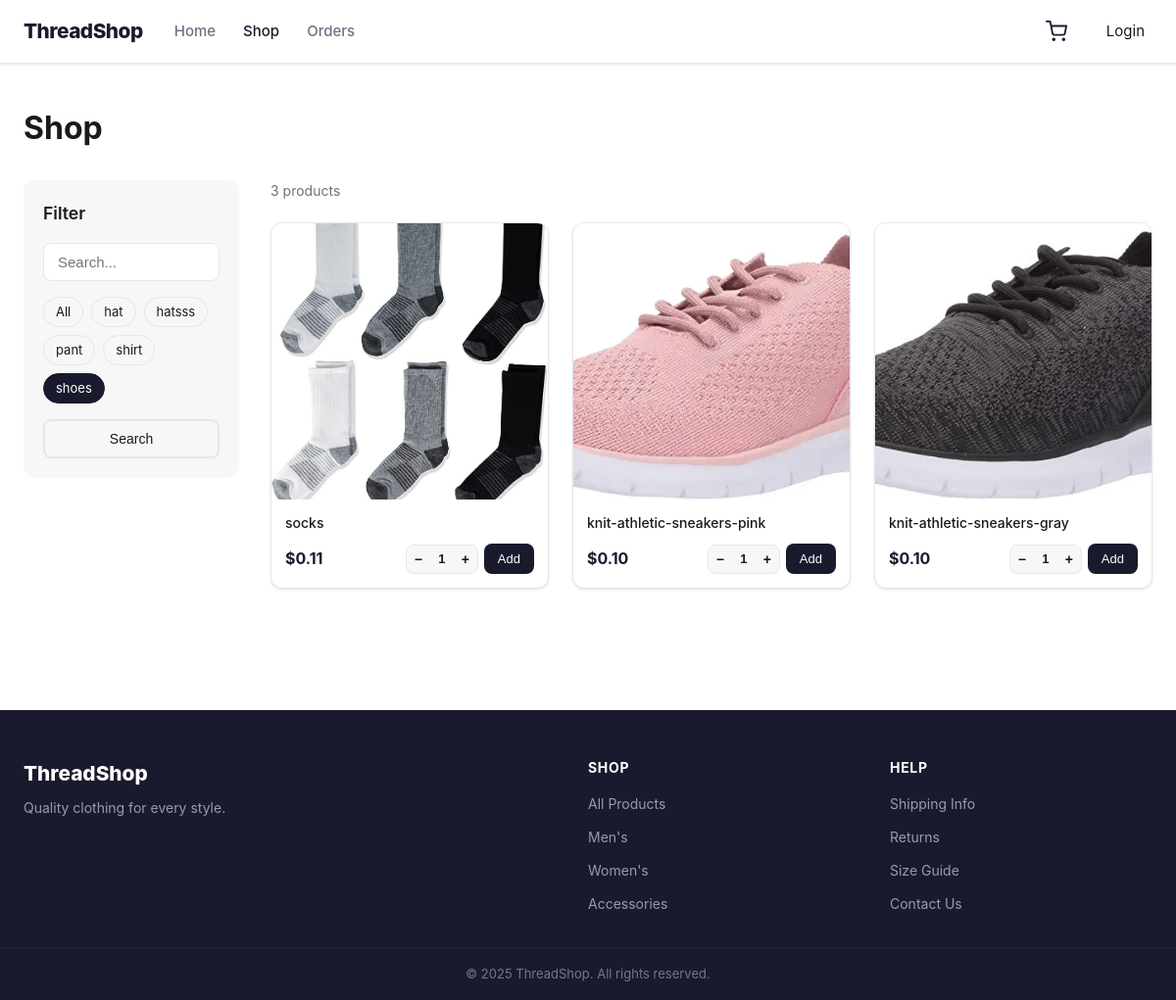
The app's page /products?keyword=shoes&search=, older data.
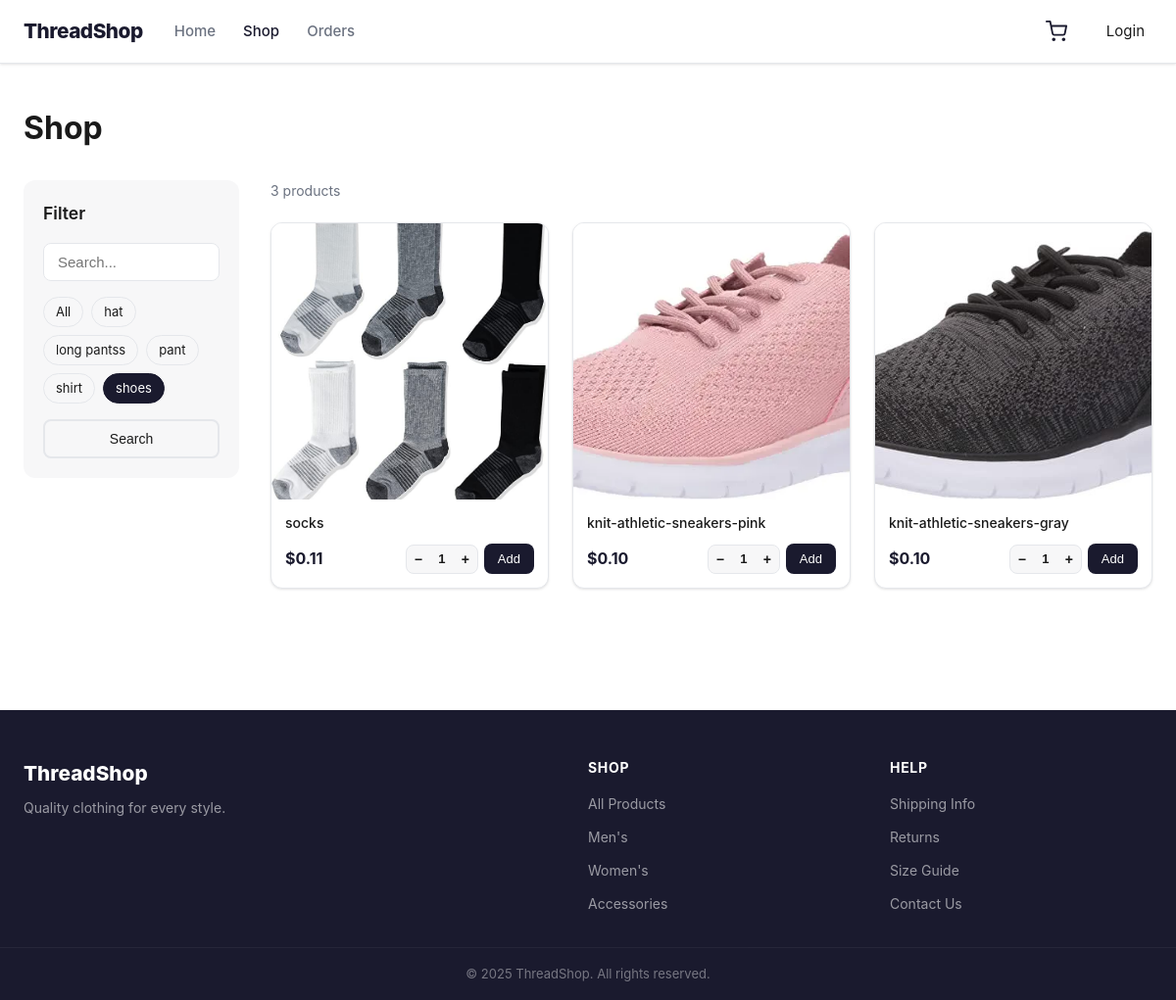
The same page, newer data.
### app/models/category.py (models this page shows, shortened)
class Category(BaseDocument):
	__tablename__ = "categories"
	name = db.Column(
		db.String(255),
		nullable=False,
		unique=True
	)
	products = db.relationship(
		"Product",
		back_populates="category"
	)

### app/models/product.py (models this page shows, shortened)
class Product(BaseDocument):
	__tablename__ = "products"
	DESCRIPTION_MAX_LENGTH = 500
	image = db.Column(
		db.String(500),
		nullable=True
	)
	name = db.Column(
		db.String(255),
		nullable=False,
		unique = True
	)
	description = db.Column(
		db.String(DESCRIPTION_MAX_LENGTH),
		nullable=True
	)
	price = db.Column(
		db.Numeric(12, 2),
		nullable=False
	)
	qty = db.Column(
		db.Integer,
		nullable=False,
		default=0
	)
	category_id = db.Column(
		db.String(32),
		db.ForeignKey("categories.id"),
		nullable=False
	)
	category = db.relationship(
		"Category",
		back_populates="products"
	)
	__table_args__ = (
		db.CheckConstraint("price >= 0.0", name="ck_product_price_min"),
		db.CheckConstraint("qty >= 0", name="ck_product_qty_min"),
	)

### app/routes/home/products.py (the view)
@products_bp.route("/products")
def products_page():
    keyword = request.args.get("keyword", "").strip()
    search = request.args.get("search", "").strip()
    products = [product_data(p) for p in catalog_query(keyword, search).all()]
    categories = Category.query.order_by(Category.name).all()
    return render_template("home/products.html", products=products, keywords=[c.name for c in categories], active_keyword=keyword, search=search)

### app/routes/auth/profile.py (called while the page is built)
@auth_bp.before_app_request
def validate_session_account():
    user_id = session.get("user_id")
    if not user_id:
        return
    user = db.session.get(User, user_id)
    if not user or user.status != UserStatus.ACTIVE or not valid_stamp(user, session.get("auth_stamp")):
        session.clear()
        return
    g.session_user = user

### app/services/home/cart.py (called while the page is built, shortened)
def get_cart():
    try:
        cart = json.loads(request.cookies.get("cart", "[]"))
    except (ValueError, TypeError):
        return []
    if not isinstance(cart, list):
        return []
    quantities = {}
    if not quantities:
        return []
    products = Product.query.filter(Product.id.in_(quantities)).all()
    return [{"id": p.id, "qty": quantities[p.id]} for p in products]

def cart_count(cart):
    return sum(entry["qty"] for entry in cart)

### app/services/home/catalog.py (called while the page is built)
def format_price(cents):
    return f"${Decimal(cents) / 100:,.2f}"

### templates/home/products.html (shortened to what this page needs)
{% extends "home/base.html" %}
{% block content %}
	<div class="container">
		<div class="page-header">
			<h1>Shop</h1>
		</div>
		<div class="shop-layout">
			<aside class="sidebar">
				<h3>Filter</h3>
				<form method="GET" action="{{ url_for('products.products_page') }}">
					<div class="sidebar__search">
						<input type="text" name="search" placeholder="Search..." value="{{ search }}" class="input">
					</div>
					<div class="sidebar__categories">
						<a href="{{ url_for('products.products_page') }}"
							 class="sidebar__tag {{ 'active' if not active_keyword }}">All</a>
						{% for kw in keywords %}
							<a href="{{ url_for('products.products_page', keyword=kw, search=search) }}"
								 class="sidebar__tag {{ 'active' if active_keyword == kw }}">{{ kw }}</a>
						{% endfor %}
					</div>
					<button type="submit" class="btn btn--outline btn--full">Search</button>
				</form>
			</aside>
			<div class="shop-main">
				<p class="results-count">{{ products|length }} product{{ 's' if products|length != 1 }}</p>
				{% if products %}
					{% include "home/components/products_grid.html" %}
				{% else %}
					<div class="empty-state">
						<p>No products found.</p>
						<a href="{{ url_for('products.products_page') }}" class="btn btn--outline">Clear filters</a>
					</div>
				{% endif %}
			</div>
		</div>
	</div>
{% endblock %}

### templates/home/components/products_grid.html (shortened to what this page needs)
<div class="product-grid">
	{% for product in products %}
	<div class="product-card">
		<a href="{{ url_for('products.product_detail', product_id=product.id) }}" class="product-card__img-wrap">
			<img src="{{ product.imageUrl }}" alt="{{ product.name }}"
				onerror="this.src='https://placehold.co/400x400?text=No+Image'">
		</a>
		<div class="product-card__body">
			<a href="{{ url_for('products.product_detail', product_id=product.id) }}" class="product-card__name">
				{{ product.name }}
			</a>
			<div class="product-card__footer">
				<span class="product-card__price">{{ format_price(product.priceCents) }}</span>
				<form action="{{ url_for('cart.cart_add') }}" method="POST" class="product-card__form">
					<div class="card-qty">
						<button type="button" class="card-qty__btn card-qty__btn--minus"
							aria-label="Decrease quantity">−
						</button>
						<input type="number" name="qty" class="card-qty__input" value="1" min="1" max="{{ product.stock }}" readonly>
						<button type="button" class="card-qty__btn card-qty__btn--plus" aria-label="Increase quantity">+
						</button>
					</div>
					<button type="submit" class="btn btn--primary btn--sm product-card__btn" {{ "disabled" if product.stock < 1 }}>{{ "Add" if product.stock > 0 else "Out of Stock" }}</button>
				</form>
			</div>
		</div>
	</div>
	{% else %}<p>No products available yet.</p>
	{% endfor %}
</div>

Row changes from the older to the newer data that the page shows:
removed Category: name "hatsss"
added Category: name "long pantss"
